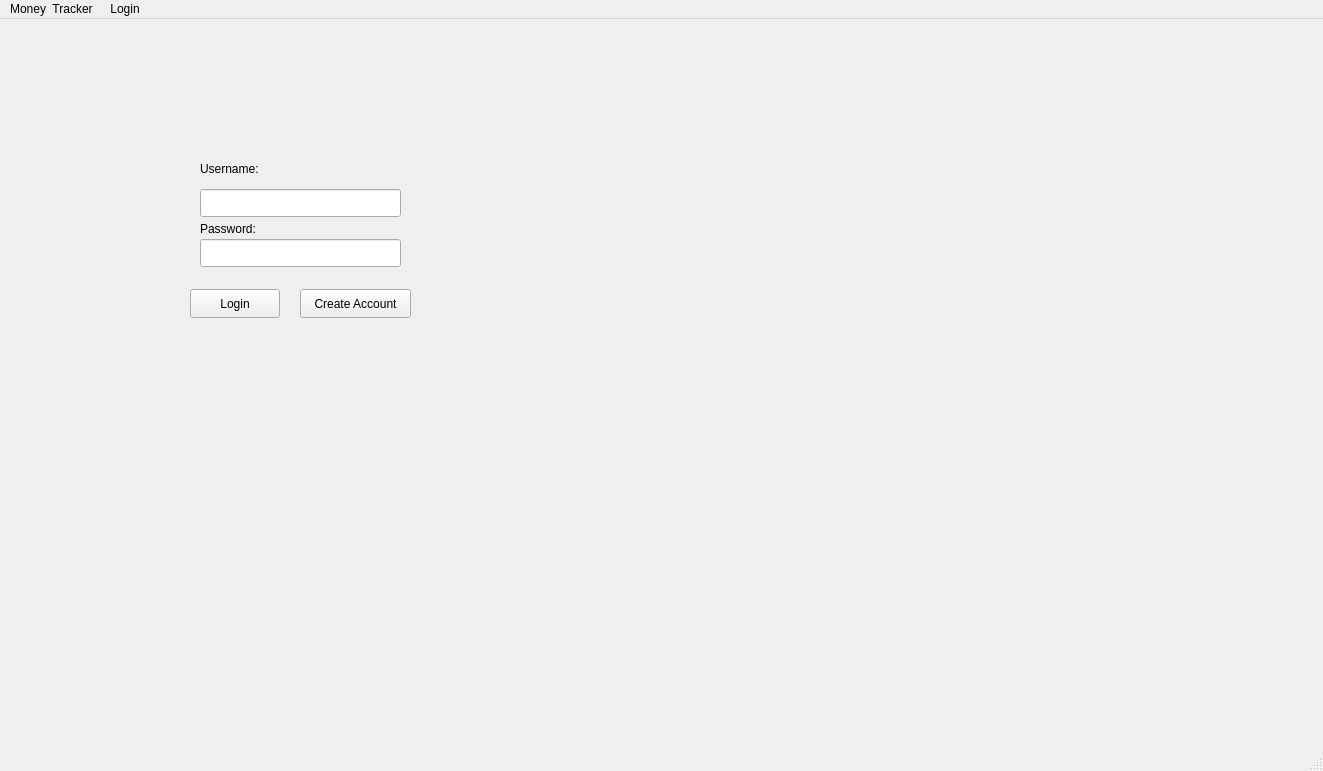
<?xml version="1.0" encoding="UTF-8"?>
<ui version="4.0">
 <class>MainWindow</class>
 <widget class="QMainWindow" name="MainWindow">
  <property name="geometry">
   <rect>
    <x>0</x>
    <y>0</y>
    <width>1323</width>
    <height>771</height>
   </rect>
  </property>
  <property name="windowTitle">
   <string>MainWindow</string>
  </property>
  <widget class="QWidget" name="centralwidget">
   <widget class="QPushButton" name="login_button">
    <property name="geometry">
     <rect>
      <x>190</x>
      <y>270</y>
      <width>90</width>
      <height>29</height>
     </rect>
    </property>
    <property name="text">
     <string>Login</string>
    </property>
   </widget>
   <widget class="QPushButton" name="create_button">
    <property name="geometry">
     <rect>
      <x>300</x>
      <y>270</y>
      <width>111</width>
      <height>29</height>
     </rect>
    </property>
    <property name="text">
     <string>Create Account</string>
    </property>
   </widget>
   <widget class="QLineEdit" name="pw_box">
    <property name="geometry">
     <rect>
      <x>200</x>
      <y>220</y>
      <width>201</width>
      <height>28</height>
     </rect>
    </property>
   </widget>
   <widget class="QLabel" name="pass_label">
    <property name="geometry">
     <rect>
      <x>200</x>
      <y>200</y>
      <width>81</width>
      <height>20</height>
     </rect>
    </property>
    <property name="text">
     <string>Password:</string>
    </property>
   </widget>
   <widget class="QLabel" name="User_label">
    <property name="geometry">
     <rect>
      <x>200</x>
      <y>140</y>
      <width>81</width>
      <height>20</height>
     </rect>
    </property>
    <property name="text">
     <string>Username:</string>
    </property>
   </widget>
   <widget class="QLineEdit" name="user_box">
    <property name="geometry">
     <rect>
      <x>200</x>
      <y>170</y>
      <width>201</width>
      <height>28</height>
     </rect>
    </property>
   </widget>
  </widget>
  <widget class="QMenuBar" name="menubar">
   <property name="geometry">
    <rect>
     <x>0</x>
     <y>0</y>
     <width>1323</width>
     <height>25</height>
    </rect>
   </property>
   <widget class="QMenu" name="menuMoney_Tracker">
    <property name="title">
     <string>Money  Tracker </string>
    </property>
   </widget>
   <widget class="QMenu" name="menuLogin">
    <property name="title">
     <string>Login</string>
    </property>
   </widget>
   <addaction name="menuMoney_Tracker"/>
   <addaction name="menuLogin"/>
  </widget>
  <widget class="QStatusBar" name="statusbar"/>
 </widget>
 <resources/>
 <connections/>
</ui>
